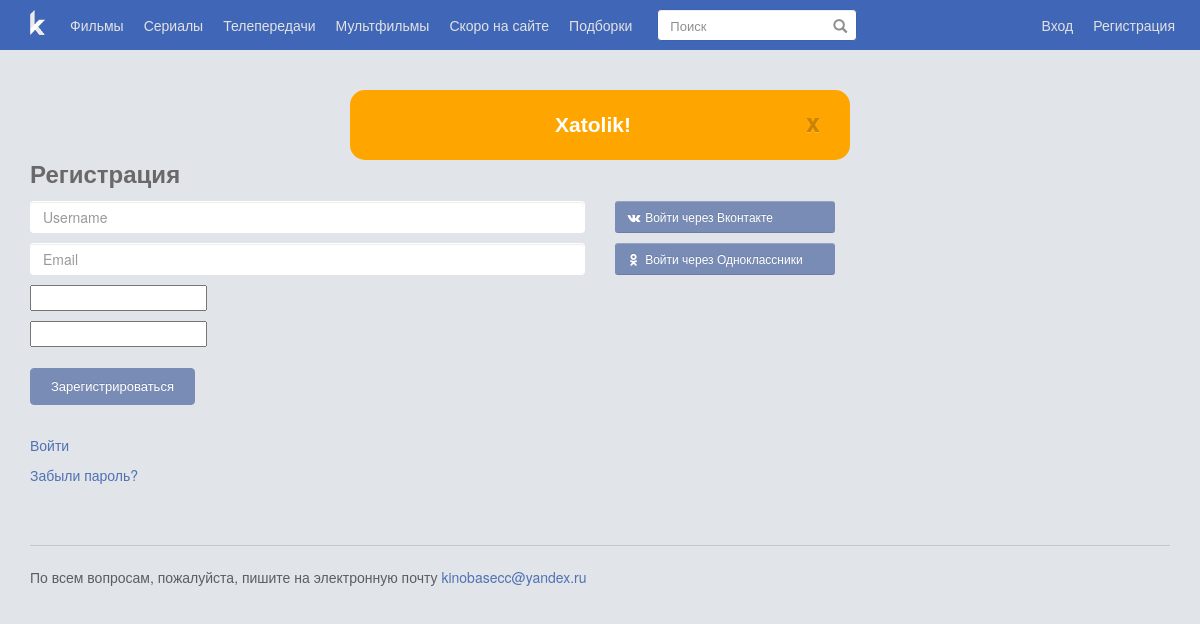
Page /registration/ on the committed database.
### movie/models.py (models this page shows, shortened)
class Category(models.Model):
    name = models.CharField("Category name", max_length=100)
    slug = models.SlugField(max_length=100, unique=True)
    class Meta:
        verbose_name = 'Category'
        verbose_name_plural = 'Categories'
    def get_absolute_url(self):
        return reverse('movie:category_list', kwargs={'slug': self.slug})

### movie/views.py (the view)
# urls.py: path("registration/", views.registration_view, name='register'),
def registration_view(request):
    form = UserRegisterForm(request.POST)
    if form.is_valid():
        form.save()
        messages.add_message(request,messages.INFO,"Siz royhatdan ottiz , endi kiring!")
        return HttpResponseRedirect("/login/")
    else:
        messages.add_message(request,messages.INFO,"Xatolik!")
        return render(request, "registration/registration.html", {"form":form})
    return render(request, "registration/registration.html", {"form":form})

### movie/forms.py
class UserRegisterForm(UserCreationForm):
    class Meta:
        model = User
        fields = ['username', 'email', 'password1', 'password2']
        widgets = {
            "username":forms.TextInput(
                attrs={
                    "class":"form-control",
                    "placeholder":"Username",
                    "max_length":25
                }
            ),
            "email":forms.EmailInput(
                attrs={
                    "class":"form-control",
                    "placeholder":"Email",
                    "max_length":40
                }
            ),
            "password1":forms.PasswordInput(
                attrs={
                    "class":"form-control",
                    "placeholder":"Password"
                }
            ),
            "password2":forms.PasswordInput(
                attrs={
                    "class":"form-control",
                    "placeholder":"Confirm password"
                }
            ),
        }

### movie/context_pro.py (called while the page is built)
def view_all(request):
    context = {
        "categories":Category.objects.all()
    }
    return context

### templates/registration/registration.html (shortened to what this page needs)
{% extends 'base.html' %}
{% load static %}
{% block content %}
<div id="main" class="container">
<h3>Регистрация</h3>
<div class="row">
    <div class="col-sm-6">
        <form action="" class="form-horizontal" method="post" role="form">
            <div class="form-group">
                <div class="col-sm-12">
                   {{form.username}}
                </div>
            </div>
            <div class="form-group">
                <div class="col-sm-12">
                    {{form.email}}
                </div>
            </div>
            <div class="form-group">
                <div class="col-sm-12">
                    {{form.password1}}
                </div>
            </div>
            <div class="form-group">
                <div class="col-sm-12">
                    {{form.password2}}
                </div>
            </div>
            <div class="form-group">
                <div class="col-sm-12">
                </div>
            </div>
            <div class="form-group">
                <div class="col-sm-12">
                    <button type="submit" class="btn btn-default">Зарегистрироваться</button>
                </div>
            </div>
        </form>
        <div style="margin-top:30px;">
            <p><a href="/login">Войти</a></p>
            <p><a href="/recover">Забыли пароль?</a></p>
        </div>
    </div>
    <div class="col-sm-4">
        <div class="registration-social-login">
            <a class="btn-own btn-vk" href="javascript:void(0);" onclick="ulogin.vkontakte('https://kinobase.org/ulogin');"><span class="icon-vkontakte"></span>  Войти через Вконтакте</a>
            <a class="btn-own btn-ok" href="javascript:void(0);" onclick="ulogin.odnoklassniki('https://kinobase.org/ulogin');"><span class="icon-odnoklassniki"></span>  Войти через Одноклассники</a>
        </div>
    </div>
</div>
{% endblock content %}

### templates/base.html (shortened to what this page needs)
{% load static %}
<!doctype html>
<html>
<head>
<link rel="stylesheet" href="{% static 'static/css/bootstrap.css' %}" type="text/css">
<link rel="stylesheet" href="/static/static/css/master.css" type="text/css">
<link rel="stylesheet" href="/static/static/css/kinobase.css" type="text/css">
</head>
<body>
<div class="navbar navbar-default navbar-fixed-top navbar-inverse">
    <div class="container">
        <div class="navbar-header">
            <a class="navbar-brand" href="/">
            <img src="/static/static/images/logo2.png" width="15">
            </a>
        </div>
        <div class="navbar-collapse collapse">
            <ul class="nav navbar-nav">
                {% for cat in categories %}
                     <li><a href="{{cat.get_absolute_url}}">{{cat.name}}</a></li>
                {% endfor %}
            </ul>
            <div class="navbar-left">
                <form action="/search" method="get" class="navbar-form" id="autocomplete_search_form">
                    <div class="form-group">
                        <input type="text" name="query" class="form-control" id="autocomplete_search" placeholder="Поиск" autocomplete="off">
                        <button type="submit"><i class="glyphicon glyphicon-search"></i></button>
                    </div>
                </form>
            </div>
            <ul class="nav navbar-nav navbar-right">
                {% if request.user.is_authenticated %}
                    <li><a href="#" class="modal login">{{request.user.username}}</a></li>
                    <li><a href="{% url 'movie:logout' %}" class="modal login">Выход</a></li>
                    {% else %}
                    <li><a href="{% url 'movie:login' %}" class="modal login">Вход</a></li>
                    <li><a href="{% url 'movie:register' %}" class="register">Регистрация</a></li>
                {% endif %}
            </ul>
        </div>
    </div>
</div>
{% if messages %}
    {% for message in messages %}
    <div class="message">
        <div class="close">
            <a href="#" onclick="closeMessages()">x</a>
        </div>
        <div class="text">{{message}}</div>
    </div>
    {% endfor %}
{% endif %}
{% block content %}
{% endblock %}
<div class="footer">
    <p>По всем вопросам, пожалуйста, пишите на электронную почту <a href="" class="mail"></a></p>
</div>
</div>
</body>
</html>

### staticfiles/static/css/master.css (style rules this page uses)
[class^="icon-"]:before, [class*=" icon-"]:before { font-family: "fontello"; font-style: normal; font-weight: normal; speak: none; display: inline-block; text-decoration: inherit; width: 1em; margin-right: .2em; text-align: center; font-variant: normal; text-transform: none; line-height: 1em; margin-left: .2em; -webkit-font-smoothing: antialiased; -moz-osx-font-smoothing: grayscale; }
body { background-color: #262626; color: #CAC8C8; }
a { color: #cc9c3b; }
.h1, .h2, .h3, .h4, h1, h2, h3, h4 { color:#fff; margin-top: 0; margin-bottom: 15px; font-weight: 600; }
.icon-vkontakte:before { content: '\e801'; }
.icon-odnoklassniki:before { content: '\e802'; }
.btn-default { padding: 8px 20px; color: #333; background-color: #fff; border-color: #FBAE17; color: #000; background-color: #fbae17; font-size:13px; border-top: solid 1px rgba(255, 255, 255, .2); border-bottom: solid 1px rgba(0, 0, 0, .1); text-shadow: 0 -1px rgba(0, 0, 0, .1); }
.btn-own { position: relative; display: inline-block; font-size:12px; line-height: 30px; color: #fff; border-radius: 3px; height: 32px; padding: 0 10px; margin: 0; text-decoration: none; text-align: center; background-color: rgba(255, 255, 255, .15); border-top: solid 1px rgba(255, 255, 255, .2); border-bottom: solid 1px rgba(0, 0, 0, .1); border-left: none; border-right: none; cursor: pointer; text-shadow: 0 -1px rgba(0, 0, 0, .1); vertical-align: top; -moz-box-sizing: border-box; box-sizing: border-box; white-space: nowrap; outline: none; }
.btn-vk { background: #3f658d; }
.btn-ok { background: #BD6B29; }
.registration-social-login .btn-own { display: inline-block; width: 220px; margin-bottom: 10px; text-align: left; }
.form-control { font-size: 14px; border-color: transparent; border-radius: 4px; box-shadow: 0 1px 0 0 rgba(255, 255, 255, .1); background: rgba(0, 0, 0, .4); color: #fff; display: block; width: 100%; height: 32px; padding: 6px 12px; line-height: 1.4; -webkit-box-shadow: inset 0 1px 1px rgba(0,0,0,0.075); box-shadow: inset 0 1px 1px rgba(0,0,0,0.075); -webkit-transition: border-color ease-in-out .15s, -webkit-box-shadow ease-in-out .15s; -o-transition: border-color ease-in-out .15s, box-shadow ease-in-out .15s; transition: border-color ease-in-out .15s, box-shadow ease-in-out .15s; }
.form-group { margin-bottom: 10px; }
.footer:before { content: ''; display: block; border-top: solid 1px rgba(0, 0, 0, .4); border-bottom: solid 1px rgba(255, 255, 255, .1); margin-bottom: 20px; }
.footer { -webkit-box-ordinal-group: 4; -webkit-order: 3; -ms-flex-order: 3; order: 3; position: relative; margin: 50px 0 0 0; text-align: left; }
@media (min-width: 600px) { .navbar-form { width: 160px !important; } }
@media (min-width: 600px) { .navbar-form .form-control { width: 150px !important; } }
@media (min-width: 1200px) { .navbar-form { width: 210px !important; } }
@media (min-width: 1200px) { .navbar-form .form-control { width: 200px !important; } }
.message { width: 500px; height: auto; margin-left: auto; margin-right: auto; border-radius: 15px; background-color: orange; padding: 20px 30px; text-align: center; }
.message .text { font-size: 1.5em; color: white; font-family: sans-serif; font-weight: bold; }
.message .close a { font-size: 1.2em; font-weight: bold; color: black; text-decoration: none; }

### staticfiles/static/css/kinobase.css (style rules this page uses)
body { padding-top: 90px; padding-bottom: 30px; background: #e1e4e8; color: #5a5d65; }
a { color: #5071b3; }
.h1, .h2, .h3, .h4, h1, h2, h3, h4 { color: #696969; }
.navbar-brand { padding: 10px 15px; }
.navbar-inverse { background-color: #4067b7; border-width: 0; }
.navbar-inverse .navbar-nav > li > a { color: #e2e2e2; }
.nav > li > a { padding-right: 10px; padding-left: 10px; }
.navbar-form { margin-top: 9px; }
.navbar-form .form-group { position: relative; }
.navbar-form .form-control { color: #8f8f8f; background-color: #ffffff; border: 1px solid #3c61ad; border-radius: 4px; height: 32px; }
.navbar-form button { color: #8f8f8f; background: transparent; border: none; position: absolute; padding-top: 4px; padding-bottom: 4px; top: 3px; right: 4px; }
.btn-default { color: #fff; border-color: #798cb5; background-color: #798cb5; }
.btn-own { background-color: #798cb5; border-top: solid 1px rgba(255, 255, 255, .2); border-bottom: solid 1px rgba(0, 0, 0, .1); text-shadow: 0 -1px rgba(0, 0, 0, .1); }
.form-control { background: #fff; color: #696969; }
.footer:before { border-top: solid 1px rgb(194, 199, 206); }

### rows in the picture
Category: name "Фильмы"
Category: name "Сериалы"
Category: name "Телепередачи"
Category: name "Мультфильмы"
Category: name "Скоро на сайте"
Category: name "Подборки"

### other values in the picture
{{ message }} "Xatolik!"
